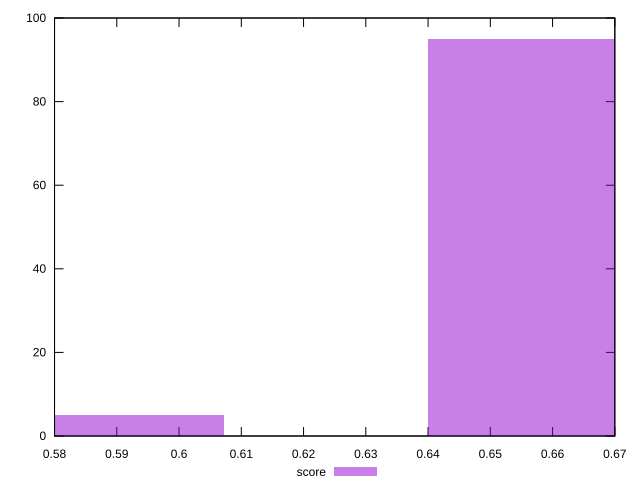

Recreate this plot in gnuplot.
reset

$score <<EOF
0.6564093736212319 95
0.5907684362591087 5
EOF

set key outside below
set boxwidth 0.032820468681061594
set xrange [0.58:0.67]
set yrange [0:100]
set trange [0:100]
set style fill transparent solid 0.5 noborder
set terminal svg size 640, 490 enhanced background rgb 'white'
set output "report_00026_2021-02-22T21:38:55.199Z/uses-webp-images/samples/pages+cached+noadtech/score/histogram.svg"

plot $score title "score" with boxes

reset
